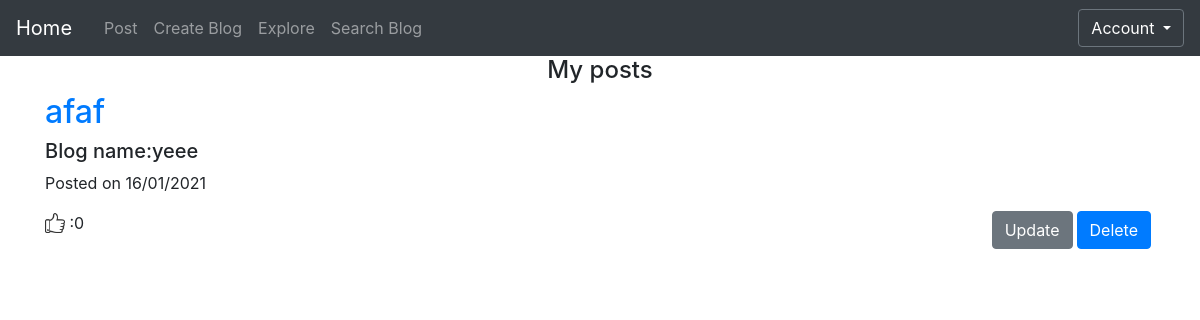
Page /posted (signed in) on the earlier database version.
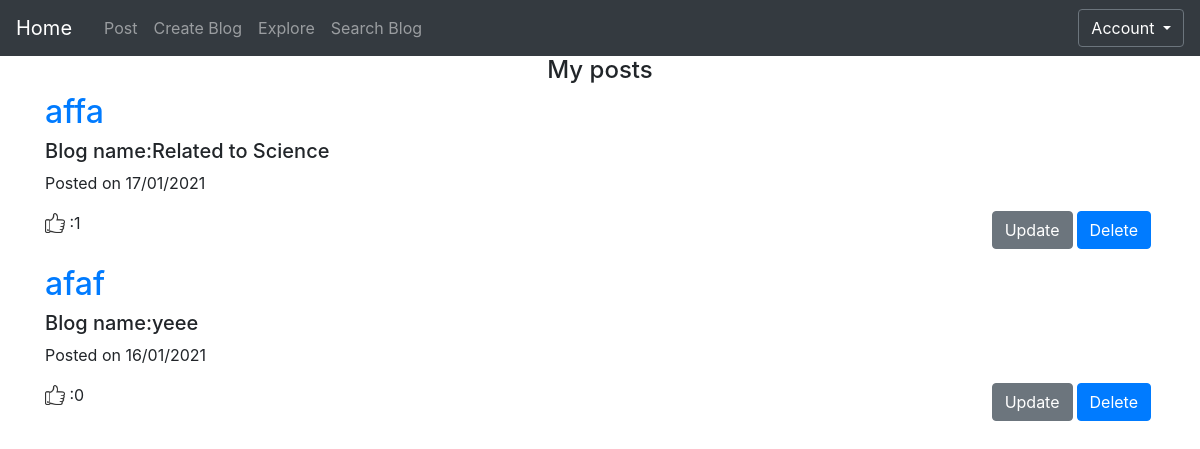
Same page on the later database version.
### app/models.py (models this page shows)
class Posts(db.Model):
    id = db.Column(db.Integer, primary_key=True)
    date = db.Column(db.DateTime)
    title = db.Column(db.String(500))
    body= db.Column(db.String(2000))
    author = db.Column(db.String(20))
    image_name=db.Column(db.String(100))
    blog_id=db.Column(db.Integer,db.ForeignKey('blog.id'))

class Blog(db.Model):
    __searchable__ = ['blog_name']
    id= db.Column(db.Integer, primary_key=True)
    blog_name = db.Column(db.String(100))
    user_id=db.Column(db.Integer,db.ForeignKey('user.id'))
    posts=db.relationship("Posts",backref='blog',lazy=True)

### app/views.py (the view)
@app.route('/posted', methods=['GET', 'POST'])
@login_required
def posted():
	pos=Posts.query.order_by(Posts.date.desc()).join(Blog).filter(Blog.user_id == current_user.id).all()
	return render_template('posted.html', title='Posted', p = pos)

### app/views.py (called while the page is built)
@login_manager.user_loader
def load_user(user_id):
	return User.query.get(int(user_id))

### app/templates/posted.html
{% extends "base.html" %}
{% block content %}
<h4 class="text-center">My posts</h4>
{% for entry in p %}
<div class="mr-1 mb-1" id ="rem_post{{  entry.id }}">
    <h2 class="post-title">
    <a href="{{ url_for('post', post_id=entry.id) }}">
      {{ entry.title }}
        </a>
    </h2>
  <h5>
    Blog name:{{ entry.blog.blog_name }}
  </h5>
  <p class="post-meta">Posted on {{ entry.date.strftime('%d/%m/%Y') }}</p>
  <h7 class="like-container">
    <image src="{{url_for('static',filename = 'like.png')}}" class="mb-1 like_image"> :{{ entry.user_likes.count()}}
    </h7>
      <button class="btn btn-primary float-right delete_Button" post_id="{{  entry.id }}">Delete</button>
      <a class="btn btn-secondary float-right mr-1 mb-10" href="{{ url_for('update', post_id=entry.id) }}">Update</a>
      <br>
      <br>
    </div>
{% endfor %}
{% endblock %}

### app/templates/base.html (shortened to what this page needs)
<!DOCTYPE html>
<html>
  <head>
    <link rel="stylesheet" href="https://stackpath.bootstrapcdn.com/bootstrap/4.2.1/css/bootstrap.min.css">
    <link rel= "stylesheet" type= "text/css" href= "{{ url_for('static',filename='mainpage.css') }}">
  </head>
  <body>
  </body>
  <nav class="navbar navbar-expand-sm navbar-dark bg-dark nav-cutom">
      <a class="navbar-brand mr-4" href="/home">Home</a>
    <ul class="navbar-nav nav-fill w-100">
    <div class="collapse navbar-collapse" id="navbarSupportedContent">
      <ul class="navbar-nav mr-auto nv">
        {% if current_user.is_authenticated %}
        <li class="nav-item"><a class="nav-link" href="/post_blog">Post<span class="sr-only">(current)</span></a></li>
        <li class="nav-item"><a class="nav-link" href="/create_blog">Create Blog<span class="sr-only">(current)</span></a></li>
        <li class="nav-item"><a class="nav-link" href="/general">Explore<span class="sr-only">(current)</span></a></li>
        <li class="nav-item"><a class="nav-link" href="/search">Search Blog<span class="sr-only">(current)</span></a></li>
        {% endif %}
      </ul>
      <div class="navbar-nav ml-auto nv">
        {% if current_user.is_authenticated %}
        <div class="dropdown text-center">
          <button class="btn btn-secondary dropdown-toggle" type="button" id="dropdownMenuButton" data-toggle="dropdown" aria-haspopup="true" aria-expanded="false">
            Account
          </button>
        </div>
        {% else %}
        <li class="nav-item"><a class="nav-link" href="/signup">Sign up<span class="sr-only">(current)</span></a></li>
        <li class="nav-item"><a class="nav-link" href="/login">Login<span class="sr-only">(current)</span></a></li>
        {% endif %}
      </div>
    </div>
  </ul>
  </nav>
<div class="container">
{% block content %}
{% endblock %}
</div>
</html>

### app/static/mainpage.css (style rules this page uses)
body .container .like-container .like_image { width:20px; }
#dropdownMenuButton { background-color: #343a40; }

Differences in the rows shown:
added Posts: title "affa", blog.blog_name "Related to Science", date "17/01/2021", user_likes.count "1"
